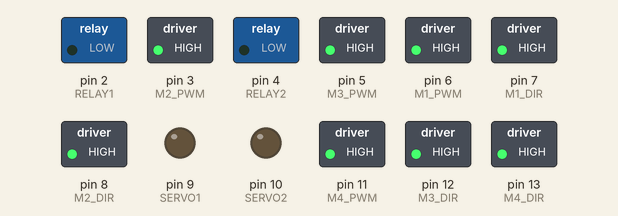
Simulated run of this sketch. Board: Arduino Uno, built with avr-gcc and run on an emulated ATmega328P. Parts: switched loads named in the sketch (green lamp = pin HIGH), output pins drawn as LEDs (lit = HIGH).

Above: at 0.1 s.
At 4.1 s:
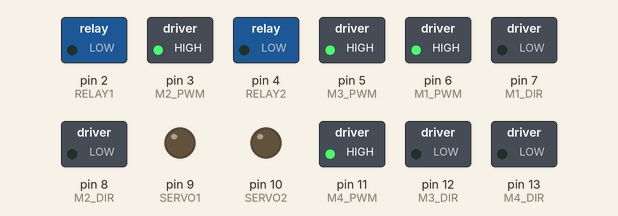
At 8.1 s:
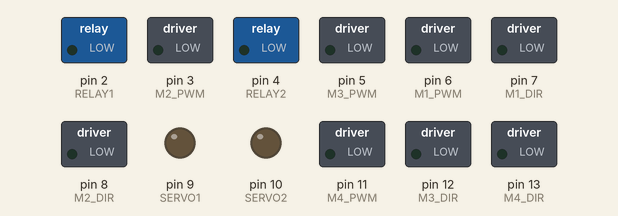
At 16.1 s:
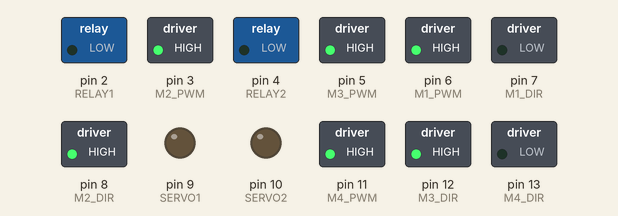
At 24.1 s:
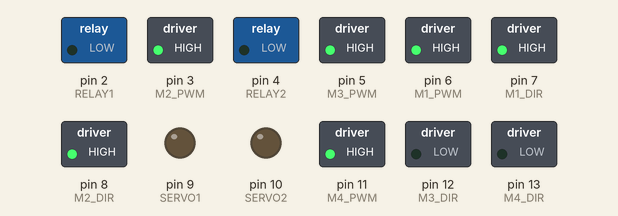
At 32.1 s:
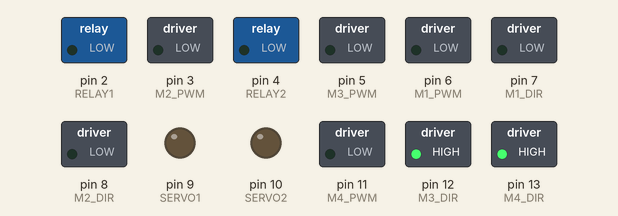
Timing chart, 0 to 37.5 s (numbered marks = the images above):
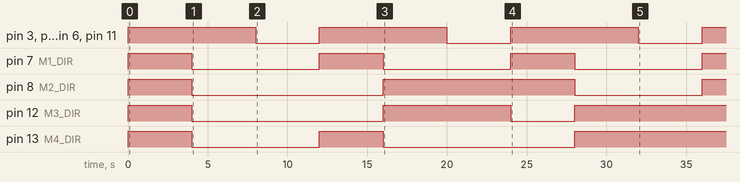

The sketch:

WM1_MecanumDriveExample.ino
```cpp
// <WM1 PIN DEFINITIONS>
#define M1_PWM 6
#define M1_DIR 7

#define M2_PWM 3
#define M2_DIR 8

#define M3_PWM 5
#define M3_DIR 12

#define M4_PWM 11
#define M4_DIR 13

#define RELAY1 2
#define RELAY2 4

#define SERVO1 9
#define SERVO2 10

// <CONSTANT DEFINITIONS>
#define duty 255  // motor duty cycle between 0-255
#define wait 4000 // time delay between each action in ms

/* <WIRING DESCRIPTION>
Front Left wired to M3  |  Front Right wired to M1
------------------------+-------------------------
Back Left wired to M4   |  Back Right wired to M2
*/

/* <FUNCTIONALITY DESCRIPTION>
  This example code demonstrates how to use the WM1's 4 solid state motor drivers
  to control individual wheels of a mecanum wheeled rover. The code steps thorugh
  various basic maneuvers such as driving, strafing, and turning on the spot.
*/

void setup() {
  // put your setup code here, to run once:

  /* <CONFIGURE ALL WM1 PINS AS OUTPUTS>
    while not all pins are used in this example it is good practice to
    configure them as outputs so that they are not left floating */
  // Used Pins
  pinMode(M1_PWM, OUTPUT);
  pinMode(M1_DIR, OUTPUT);
  pinMode(M2_PWM, OUTPUT);
  pinMode(M2_DIR, OUTPUT);
  pinMode(M3_PWM, OUTPUT);
  pinMode(M3_DIR, OUTPUT);
  pinMode(M4_PWM, OUTPUT);
  pinMode(M4_DIR, OUTPUT);
  // Unused pins
  pinMode(RELAY1, OUTPUT);
  pinMode(RELAY2, OUTPUT);
  pinMode(SERVO1, OUTPUT);
  pinMode(SERVO2, OUTPUT);
}

void loop() {
  // put your main code here, to run repeatedly:

  // <MOVE FORWARD>
  digitalWrite(M1_DIR, HIGH);
  digitalWrite(M2_DIR, HIGH);
  digitalWrite(M3_DIR, HIGH);
  digitalWrite(M4_DIR, HIGH);

  analogWrite(M1_PWM, duty);
  analogWrite(M2_PWM, duty);
  analogWrite(M3_PWM, duty);
  analogWrite(M4_PWM, duty);

  delay(wait);

  // <MOVE BACKWARDS>
  digitalWrite(M1_DIR, LOW);
  digitalWrite(M2_DIR, LOW);
  digitalWrite(M3_DIR, LOW);
  digitalWrite(M4_DIR, LOW);

  delay(wait);

  // <STOP>
  analogWrite(M1_PWM, 0);
  analogWrite(M2_PWM, 0);
  analogWrite(M3_PWM, 0);
  analogWrite(M4_PWM, 0);

  delay(wait);

  // <STRAFE LEFT>
  digitalWrite(M1_DIR, HIGH);
  digitalWrite(M2_DIR, LOW);
  digitalWrite(M3_DIR, LOW);
  digitalWrite(M4_DIR, HIGH);

  analogWrite(M1_PWM, duty);
  analogWrite(M2_PWM, duty);
  analogWrite(M3_PWM, duty);
  analogWrite(M4_PWM, duty);

  delay(wait);

  // <STRAFE RIGHT>
  digitalWrite(M1_DIR, LOW);
  digitalWrite(M2_DIR, HIGH);
  digitalWrite(M3_DIR, HIGH);
  digitalWrite(M4_DIR, LOW);

  analogWrite(M1_PWM, duty);
  analogWrite(M2_PWM, duty);
  analogWrite(M3_PWM, duty);
  analogWrite(M4_PWM, duty);

  delay(wait);

  // <STOP>
  analogWrite(M1_PWM, 0);
  analogWrite(M2_PWM, 0);
  analogWrite(M3_PWM, 0);
  analogWrite(M4_PWM, 0);

  delay(wait);

    // <TURN LEFT>
  digitalWrite(M1_DIR, HIGH);
  digitalWrite(M2_DIR, HIGH);
  digitalWrite(M3_DIR, LOW);
  digitalWrite(M4_DIR, LOW);

  analogWrite(M1_PWM, duty);
  analogWrite(M2_PWM, duty);
  analogWrite(M3_PWM, duty);
  analogWrite(M4_PWM, duty);

  delay(wait);

  // <TURN RIGHT>
  digitalWrite(M1_DIR, LOW);
  digitalWrite(M2_DIR, LOW);
  digitalWrite(M3_DIR, HIGH);
  digitalWrite(M4_DIR, HIGH);

  analogWrite(M1_PWM, duty);
  analogWrite(M2_PWM, duty);
  analogWrite(M3_PWM, duty);
  analogWrite(M4_PWM, duty);

  delay(wait);

  // <STOP>
  analogWrite(M1_PWM, 0);
  analogWrite(M2_PWM, 0);
  analogWrite(M3_PWM, 0);
  analogWrite(M4_PWM, 0);

  delay(wait);
}
```

Measured:
- by itself, pin 3 (M2_PWM), pin 5 (M3_PWM), pin 6 (M1_PWM), pin 11 (M4_PWM): alternates HIGH for 8.0 s and LOW for 4.0 s
- by itself, pin 7 (M1_DIR): alternates HIGH for 4.0 s and LOW for 8.0 s
- by itself, pin 8 (M2_DIR): goes HIGH 4.0 s, LOW 12.0 s, HIGH 12.0 s, LOW 8.0 s, then HIGH
- by itself, pin 12 (M3_DIR): goes HIGH 4.0 s, LOW 12.0 s, HIGH 8.0 s, LOW 4.0 s, then HIGH
- by itself, pin 13 (M4_DIR): goes HIGH 4.0 s, LOW 8.0 s, HIGH 4.0 s, LOW 12.0 s, then HIGH
